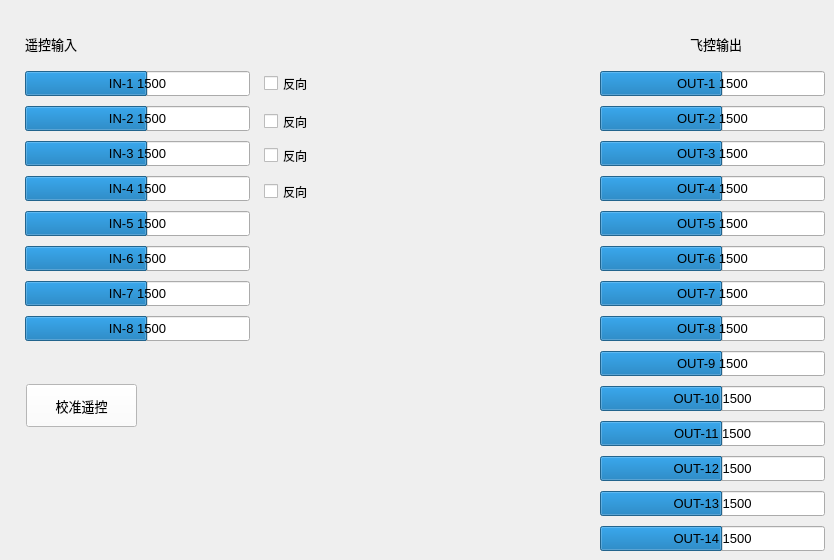
      <widget class="QWidget" name="rc">
       <widget class="QProgressBar" name="pbar_fltmode_chin8">
        <property name="geometry">
         <rect>
          <x>25</x>
          <y>316</y>
          <width>225</width>
          <height>25</height>
         </rect>
        </property>
        <property name="font">
         <font>
          <pointsize>10</pointsize>
         </font>
        </property>
        <property name="styleSheet">
         <string notr="true">color: rgb(0, 0, 0);</string>
        </property>
        <property name="minimum">
         <number>900</number>
        </property>
        <property name="maximum">
         <number>2000</number>
        </property>
        <property name="value">
         <number>1500</number>
        </property>
        <property name="alignment">
         <set>Qt::AlignCenter</set>
        </property>
        <property name="textVisible">
         <bool>true</bool>
        </property>
        <property name="orientation">
         <enum>Qt::Horizontal</enum>
        </property>
        <property name="invertedAppearance">
         <bool>false</bool>
        </property>
        <property name="format">
         <string>IN-8 %v</string>
        </property>
       </widget>
       <widget class="QProgressBar" name="pbar_fltmode_chin3">
        <property name="geometry">
         <rect>
          <x>25</x>
          <y>141</y>
          <width>225</width>
          <height>25</height>
         </rect>
        </property>
        <property name="font">
         <font>
          <pointsize>10</pointsize>
         </font>
        </property>
        <property name="styleSheet">
         <string notr="true">color: rgb(0, 0, 0);</string>
        </property>
        <property name="minimum">
         <number>900</number>
        </property>
        <property name="maximum">
         <number>2000</number>
        </property>
        <property name="value">
         <number>1500</number>
        </property>
        <property name="alignment">
         <set>Qt::AlignCenter</set>
        </property>
        <property name="textVisible">
         <bool>true</bool>
        </property>
        <property name="orientation">
         <enum>Qt::Horizontal</enum>
        </property>
        <property name="invertedAppearance">
         <bool>false</bool>
        </property>
        <property name="format">
         <string>IN-3 %v</string>
        </property>
       </widget>
       <widget class="QProgressBar" name="pbar_fltmode_chin2">
        <property name="geometry">
         <rect>
          <x>25</x>
          <y>106</y>
          <width>225</width>
          <height>25</height>
         </rect>
        </property>
        <property name="font">
         <font>
          <pointsize>10</pointsize>
         </font>
        </property>
        <property name="styleSheet">
         <string notr="true">color: rgb(0, 0, 0);</string>
        </property>
        <property name="minimum">
         <number>900</number>
        </property>
        <property name="maximum">
         <number>2000</number>
        </property>
        <property name="value">
         <number>1500</number>
        </property>
        <property name="alignment">
         <set>Qt::AlignCenter</set>
        </property>
        <property name="textVisible">
         <bool>true</bool>
        </property>
        <property name="orientation">
         <enum>Qt::Horizontal</enum>
        </property>
        <property name="invertedAppearance">
         <bool>false</bool>
        </property>
        <property name="format">
         <string>IN-2 %v</string>
        </property>
       </widget>
       <widget class="QProgressBar" name="pbar_fltmode_chin1">
        <property name="geometry">
         <rect>
          <x>25</x>
          <y>71</y>
          <width>225</width>
          <height>25</height>
         </rect>
        </property>
        <property name="font">
         <font>
          <pointsize>10</pointsize>
         </font>
        </property>
        <property name="styleSheet">
         <string notr="true">color: rgb(0, 0, 0);</string>
        </property>
        <property name="minimum">
         <number>900</number>
        </property>
        <property name="maximum">
         <number>2000</number>
        </property>
        <property name="value">
         <number>1500</number>
        </property>
        <property name="alignment">
         <set>Qt::AlignCenter</set>
        </property>
        <property name="textVisible">
         <bool>true</bool>
        </property>
        <property name="orientation">
         <enum>Qt::Horizontal</enum>
        </property>
        <property name="invertedAppearance">
         <bool>false</bool>
        </property>
        <property name="format">
         <string>IN-1 %v</string>
        </property>
       </widget>
       <widget class="QProgressBar" name="pbar_fltmode_chin4">
        <property name="geometry">
         <rect>
          <x>25</x>
          <y>176</y>
          <width>225</width>
          <height>25</height>
         </rect>
        </property>
        <property name="font">
         <font>
          <pointsize>10</pointsize>
         </font>
        </property>
        <property name="styleSheet">
         <string notr="true">color: rgb(0, 0, 0);</string>
        </property>
        <property name="minimum">
         <number>900</number>
        </property>
        <property name="maximum">
         <number>2000</number>
        </property>
        <property name="value">
         <number>1500</number>
        </property>
        <property name="alignment">
         <set>Qt::AlignCenter</set>
        </property>
        <property name="textVisible">
         <bool>true</bool>
        </property>
        <property name="orientation">
         <enum>Qt::Horizontal</enum>
        </property>
        <property name="invertedAppearance">
         <bool>false</bool>
        </property>
        <property name="format">
         <string>IN-4 %v</string>
        </property>
       </widget>
       <widget class="QLabel" name="label_149">
        <property name="geometry">
         <rect>
          <x>25</x>
          <y>26</y>
          <width>71</width>
          <height>35</height>
         </rect>
        </property>
        <property name="font">
         <font>
          <pointsize>10</pointsize>
         </font>
        </property>
        <property name="text">
         <string>遥控输入</string>
        </property>
       </widget>
       <widget class="QProgressBar" name="pbar_fltmode_chin6">
        <property name="geometry">
         <rect>
          <x>25</x>
          <y>246</y>
          <width>225</width>
          <height>25</height>
         </rect>
        </property>
        <property name="font">
         <font>
          <pointsize>10</pointsize>
         </font>
        </property>
        <property name="styleSheet">
         <string notr="true">color: rgb(0, 0, 0);</string>
        </property>
        <property name="minimum">
         <number>900</number>
        </property>
        <property name="maximum">
         <number>2000</number>
        </property>
        <property name="value">
         <number>1500</number>
        </property>
        <property name="alignment">
         <set>Qt::AlignCenter</set>
        </property>
        <property name="textVisible">
         <bool>true</bool>
        </property>
        <property name="orientation">
         <enum>Qt::Horizontal</enum>
        </property>
        <property name="invertedAppearance">
         <bool>false</bool>
        </property>
        <property name="format">
         <string>IN-6 %v</string>
        </property>
       </widget>
       <widget class="QProgressBar" name="pbar_fltmode_chin7">
        <property name="geometry">
         <rect>
          <x>25</x>
          <y>281</y>
          <width>225</width>
          <height>25</height>
         </rect>
        </property>
        <property name="font">
         <font>
          <pointsize>10</pointsize>
         </font>
        </property>
        <property name="styleSheet">
         <string notr="true">color: rgb(0, 0, 0);</string>
        </property>
        <property name="minimum">
         <number>900</number>
        </property>
        <property name="maximum">
         <number>2000</number>
        </property>
        <property name="value">
         <number>1500</number>
        </property>
        <property name="alignment">
         <set>Qt::AlignCenter</set>
        </property>
        <property name="textVisible">
         <bool>true</bool>
        </property>
        <property name="orientation">
         <enum>Qt::Horizontal</enum>
        </property>
        <property name="invertedAppearance">
         <bool>false</bool>
        </property>
        <property name="format">
         <string>IN-7 %v</string>
        </property>
       </widget>
       <widget class="QProgressBar" name="pbar_fltmode_chin5">
        <property name="geometry">
         <rect>
          <x>25</x>
          <y>211</y>
          <width>225</width>
          <height>25</height>
         </rect>
        </property>
        <property name="font">
         <font>
          <pointsize>10</pointsize>
         </font>
        </property>
        <property name="styleSheet">
         <string notr="true">color: rgb(0, 0, 0);</string>
        </property>
        <property name="minimum">
         <number>900</number>
        </property>
        <property name="maximum">
         <number>2000</number>
        </property>
        <property name="value">
         <number>1500</number>
        </property>
        <property name="alignment">
         <set>Qt::AlignCenter</set>
        </property>
        <property name="textVisible">
         <bool>true</bool>
        </property>
        <property name="orientation">
         <enum>Qt::Horizontal</enum>
        </property>
        <property name="invertedAppearance">
         <bool>false</bool>
        </property>
        <property name="format">
         <string>IN-5 %v</string>
        </property>
       </widget>
       <widget class="QProgressBar" name="pbar_fltmode_chout8">
        <property name="geometry">
         <rect>
          <x>600</x>
          <y>316</y>
          <width>225</width>
          <height>25</height>
         </rect>
        </property>
        <property name="font">
         <font>
          <pointsize>10</pointsize>
         </font>
        </property>
        <property name="styleSheet">
         <string notr="true">color: rgb(0, 0, 0);</string>
        </property>
        <property name="minimum">
         <number>900</number>
        </property>
        <property name="maximum">
         <number>2000</number>
        </property>
        <property name="value">
         <number>1500</number>
        </property>
        <property name="alignment">
         <set>Qt::AlignCenter</set>
        </property>
        <property name="textVisible">
         <bool>true</bool>
        </property>
        <property name="orientation">
         <enum>Qt::Horizontal</enum>
        </property>
        <property name="invertedAppearance">
         <bool>false</bool>
        </property>
        <property name="format">
         <string>OUT-8 %v</string>
        </property>
       </widget>
       <widget class="QProgressBar" name="pbar_fltmode_chout2">
        <property name="geometry">
         <rect>
          <x>600</x>
          <y>106</y>
          <width>225</width>
          <height>25</height>
         </rect>
        </property>
        <property name="font">
         <font>
          <pointsize>10</pointsize>
         </font>
        </property>
        <property name="styleSheet">
         <string notr="true">color: rgb(0, 0, 0);</string>
        </property>
        <property name="minimum">
         <number>900</number>
        </property>
        <property name="maximum">
         <number>2000</number>
        </property>
        <property name="value">
         <number>1500</number>
        </property>
        <property name="alignment">
         <set>Qt::AlignCenter</set>
        </property>
        <property name="textVisible">
         <bool>true</bool>
        </property>
        <property name="orientation">
         <enum>Qt::Horizontal</enum>
        </property>
        <property name="invertedAppearance">
         <bool>false</bool>
        </property>
        <property name="format">
         <string>OUT-2 %v</string>
        </property>
       </widget>
       <widget class="QProgressBar" name="pbar_fltmode_chout7">
        <property name="geometry">
         <rect>
          <x>600</x>
          <y>281</y>
          <width>225</width>
          <height>25</height>
         </rect>
        </property>
        <property name="font">
         <font>
          <pointsize>10</pointsize>
         </font>
        </property>
        <property name="styleSheet">
         <string notr="true">color: rgb(0, 0, 0);</string>
        </property>
        <property name="minimum">
         <number>900</number>
        </property>
        <property name="maximum">
         <number>2000</number>
        </property>
        <property name="value">
         <number>1500</number>
        </property>
        <property name="alignment">
         <set>Qt::AlignCenter</set>
        </property>
        <property name="textVisible">
         <bool>true</bool>
        </property>
        <property name="orientation">
         <enum>Qt::Horizontal</enum>
        </property>
        <property name="invertedAppearance">
         <bool>false</bool>
        </property>
        <property name="format">
         <string>OUT-7 %v</string>
        </property>
       </widget>
       <widget class="QProgressBar" name="pbar_fltmode_chout9">
        <property name="geometry">
         <rect>
          <x>600</x>
          <y>351</y>
          <width>225</width>
          <height>25</height>
         </rect>
        </property>
        <property name="font">
         <font>
          <pointsize>10</pointsize>
         </font>
        </property>
        <property name="styleSheet">
         <string notr="true">color: rgb(0, 0, 0);</string>
        </property>
        <property name="minimum">
         <number>900</number>
        </property>
        <property name="maximum">
         <number>2000</number>
        </property>
        <property name="value">
         <number>1500</number>
        </property>
        <property name="alignment">
         <set>Qt::AlignCenter</set>
        </property>
        <property name="textVisible">
         <bool>true</bool>
        </property>
        <property name="orientation">
         <enum>Qt::Horizontal</enum>
        </property>
        <property name="invertedAppearance">
         <bool>false</bool>
        </property>
        <property name="format">
         <string>OUT-9 %v</string>
        </property>
       </widget>
       <widget class="QProgressBar" name="pbar_fltmode_chout12">
        <property name="geometry">
         <rect>
          <x>600</x>
          <y>456</y>
          <width>225</width>
          <height>25</height>
         </rect>
        </property>
        <property name="font">
         <font>
          <pointsize>10</pointsize>
         </font>
        </property>
        <property name="styleSheet">
         <string notr="true">color: rgb(0, 0, 0);</string>
        </property>
        <property name="minimum">
         <number>900</number>
        </property>
        <property name="maximum">
         <number>2000</number>
        </property>
        <property name="value">
         <number>1500</number>
        </property>
        <property name="alignment">
         <set>Qt::AlignCenter</set>
        </property>
        <property name="textVisible">
         <bool>true</bool>
        </property>
        <property name="orientation">
         <enum>Qt::Horizontal</enum>
        </property>
        <property name="invertedAppearance">
         <bool>false</bool>
        </property>
        <property name="format">
         <string>OUT-12 %v</string>
        </property>
       </widget>
       <widget class="QProgressBar" name="pbar_fltmode_chout1">
        <property name="geometry">
         <rect>
          <x>600</x>
          <y>71</y>
          <width>225</width>
          <height>25</height>
         </rect>
        </property>
        <property name="font">
         <font>
          <pointsize>10</pointsize>
         </font>
        </property>
        <property name="styleSheet">
         <string notr="true">color: rgb(0, 0, 0);</string>
        </property>
        <property name="minimum">
         <number>900</number>
        </property>
        <property name="maximum">
         <number>2000</number>
        </property>
        <property name="value">
         <number>1500</number>
        </property>
        <property name="alignment">
         <set>Qt::AlignCenter</set>
        </property>
        <property name="textVisible">
         <bool>true</bool>
        </property>
        <property name="orientation">
         <enum>Qt::Horizontal</enum>
        </property>
        <property name="invertedAppearance">
         <bool>false</bool>
        </property>
        <property name="format">
         <string>OUT-1 %v</string>
        </property>
       </widget>
       <widget class="QProgressBar" name="pbar_fltmode_chout4">
        <property name="geometry">
         <rect>
          <x>600</x>
          <y>176</y>
          <width>225</width>
          <height>25</height>
         </rect>
        </property>
        <property name="font">
         <font>
          <pointsize>10</pointsize>
         </font>
        </property>
        <property name="styleSheet">
         <string notr="true">color: rgb(0, 0, 0);</string>
        </property>
        <property name="minimum">
         <number>900</number>
        </property>
        <property name="maximum">
         <number>2000</number>
        </property>
        <property name="value">
         <number>1500</number>
        </property>
        <property name="alignment">
         <set>Qt::AlignCenter</set>
        </property>
        <property name="textVisible">
         <bool>true</bool>
        </property>
        <property name="orientation">
         <enum>Qt::Horizontal</enum>
        </property>
        <property name="invertedAppearance">
         <bool>false</bool>
        </property>
        <property name="format">
         <string>OUT-4 %v</string>
        </property>
       </widget>
       <widget class="QProgressBar" name="pbar_fltmode_chout13">
        <property name="geometry">
         <rect>
          <x>600</x>
          <y>491</y>
          <width>225</width>
          <height>25</height>
         </rect>
        </property>
        <property name="font">
         <font>
          <pointsize>10</pointsize>
         </font>
        </property>
        <property name="styleSheet">
         <string notr="true">color: rgb(0, 0, 0);</string>
        </property>
        <property name="minimum">
         <number>900</number>
        </property>
        <property name="maximum">
         <number>2000</number>
        </property>
        <property name="value">
         <number>1500</number>
        </property>
        <property name="alignment">
         <set>Qt::AlignCenter</set>
        </property>
        <property name="textVisible">
         <bool>true</bool>
        </property>
        <property name="orientation">
         <enum>Qt::Horizontal</enum>
        </property>
        <property name="invertedAppearance">
         <bool>false</bool>
        </property>
        <property name="format">
         <string>OUT-13 %v</string>
        </property>
       </widget>
       <widget class="QProgressBar" name="pbar_fltmode_chout5">
        <property name="geometry">
         <rect>
          <x>600</x>
          <y>211</y>
          <width>225</width>
          <height>25</height>
         </rect>
        </property>
        <property name="font">
         <font>
          <pointsize>10</pointsize>
         </font>
        </property>
        <property name="styleSheet">
         <string notr="true">color: rgb(0, 0, 0);</string>
        </property>
        <property name="minimum">
         <number>900</number>
        </property>
        <property name="maximum">
         <number>2000</number>
        </property>
        <property name="value">
         <number>1500</number>
        </property>
        <property name="alignment">
         <set>Qt::AlignCenter</set>
        </property>
        <property name="textVisible">
         <bool>true</bool>
        </property>
        <property name="orientation">
         <enum>Qt::Horizontal</enum>
        </property>
        <property name="invertedAppearance">
         <bool>false</bool>
        </property>
        <property name="format">
         <string>OUT-5 %v</string>
        </property>
       </widget>
       <widget class="QLabel" name="label_150">
        <property name="geometry">
         <rect>
          <x>690</x>
          <y>26</y>
          <width>71</width>
          <height>35</height>
         </rect>
        </property>
        <property name="font">
         <font>
          <pointsize>10</pointsize>
         </font>
        </property>
        <property name="text">
         <string>飞控输出</string>
        </property>
       </widget>
       <widget class="QProgressBar" name="pbar_fltmode_chout10">
        <property name="geometry">
         <rect>
          <x>600</x>
          <y>386</y>
          <width>225</width>
          <height>25</height>
         </rect>
        </property>
        <property name="font">
         <font>
          <pointsize>10</pointsize>
         </font>
        </property>
        <property name="styleSheet">
         <string notr="true">color: rgb(0, 0, 0);</string>
        </property>
        <property name="minimum">
         <number>900</number>
        </property>
        <property name="maximum">
         <number>2000</number>
        </property>
        <property name="value">
         <number>1500</number>
        </property>
        <property name="alignment">
         <set>Qt::AlignCenter</set>
        </property>
        <property name="textVisible">
         <bool>true</bool>
        </property>
        <property name="orientation">
         <enum>Qt::Horizontal</enum>
        </property>
        <property name="invertedAppearance">
         <bool>false</bool>
        </property>
        <property name="format">
         <string>OUT-10 %v</string>
        </property>
       </widget>
       <widget class="QProgressBar" name="pbar_fltmode_chout6">
        <property name="geometry">
         <rect>
          <x>600</x>
          <y>246</y>
          <width>225</width>
          <height>25</height>
         </rect>
        </property>
        <property name="font">
         <font>
          <pointsize>10</pointsize>
         </font>
        </property>
        <property name="styleSheet">
         <string notr="true">color: rgb(0, 0, 0);</string>
        </property>
        <property name="minimum">
         <number>900</number>
        </property>
        <property name="maximum">
         <number>2000</number>
        </property>
        <property name="value">
         <number>1500</number>
        </property>
        <property name="alignment">
         <set>Qt::AlignCenter</set>
        </property>
        <property name="textVisible">
         <bool>true</bool>
        </property>
        <property name="orientation">
         <enum>Qt::Horizontal</enum>
        </property>
        <property name="invertedAppearance">
         <bool>false</bool>
        </property>
        <property name="format">
         <string>OUT-6 %v</string>
        </property>
       </widget>
       <widget class="QProgressBar" name="pbar_fltmode_chout14">
        <property name="geometry">
         <rect>
          <x>600</x>
          <y>526</y>
          <width>225</width>
          <height>25</height>
         </rect>
        </property>
        <property name="font">
         <font>
          <pointsize>10</pointsize>
         </font>
        </property>
        <property name="styleSheet">
         <string notr="true">color: rgb(0, 0, 0);</string>
        </property>
        <property name="minimum">
         <number>900</number>
        </property>
        <property name="maximum">
         <number>2000</number>
        </property>
        <property name="value">
         <number>1500</number>
        </property>
        <property name="alignment">
         <set>Qt::AlignCenter</set>
        </property>
        <property name="textVisible">
         <bool>true</bool>
        </property>
        <property name="orientation">
         <enum>Qt::Horizontal</enum>
        </property>
        <property name="invertedAppearance">
         <bool>false</bool>
        </property>
        <property name="format">
         <string>OUT-14 %v</string>
        </property>
       </widget>
       <widget class="QProgressBar" name="pbar_fltmode_chout3">
        <property name="geometry">
         <rect>
          <x>600</x>
          <y>141</y>
          <width>225</width>
          <height>25</height>
         </rect>
        </property>
        <property name="font">
         <font>
          <pointsize>10</pointsize>
         </font>
        </property>
        <property name="styleSheet">
         <string notr="true">color: rgb(0, 0, 0);</string>
        </property>
        <property name="minimum">
         <number>900</number>
        </property>
        <property name="maximum">
         <number>2000</number>
        </property>
        <property name="value">
         <number>1500</number>
        </property>
        <property name="alignment">
         <set>Qt::AlignCenter</set>
        </property>
        <property name="textVisible">
         <bool>true</bool>
        </property>
        <property name="orientation">
         <enum>Qt::Horizontal</enum>
        </property>
        <property name="invertedAppearance">
         <bool>false</bool>
        </property>
        <property name="format">
         <string>OUT-3 %v</string>
        </property>
       </widget>
       <widget class="QProgressBar" name="pbar_fltmode_chout11">
        <property name="geometry">
         <rect>
          <x>600</x>
          <y>421</y>
          <width>225</width>
          <height>25</height>
         </rect>
        </property>
        <property name="font">
         <font>
          <pointsize>10</pointsize>
         </font>
        </property>
        <property name="styleSheet">
         <string notr="true">color: rgb(0, 0, 0);</string>
        </property>
        <property name="minimum">
         <number>900</number>
        </property>
        <property name="maximum">
         <number>2000</number>
        </property>
        <property name="value">
         <number>1500</number>
        </property>
        <property name="alignment">
         <set>Qt::AlignCenter</set>
        </property>
        <property name="textVisible">
         <bool>true</bool>
        </property>
        <property name="orientation">
         <enum>Qt::Horizontal</enum>
        </property>
        <property name="invertedAppearance">
         <bool>false</bool>
        </property>
        <property name="format">
         <string>OUT-11 %v</string>
        </property>
       </widget>
       <widget class="QCheckBox" name="checkBox_5">
        <property name="geometry">
         <rect>
          <x>264</x>
          <y>74</y>
          <width>61</width>
          <height>19</height>
         </rect>
        </property>
        <property name="text">
         <string>反向</string>
        </property>
       </widget>
       <widget class="QCheckBox" name="checkBox_6">
        <property name="geometry">
         <rect>
          <x>264</x>
          <y>112</y>
          <width>61</width>
          <height>19</height>
         </rect>
        </property>
        <property name="text">
         <string>反向</string>
        </property>
       </widget>
       <widget class="QCheckBox" name="checkBox_7">
        <property name="geometry">
         <rect>
          <x>264</x>
          <y>146</y>
          <width>61</width>
          <height>19</height>
         </rect>
        </property>
        <property name="text">
         <string>反向</string>
        </property>
       </widget>
       <widget class="QCheckBox" name="checkBox_8">
        <property name="geometry">
         <rect>
          <x>264</x>
          <y>182</y>
          <width>61</width>
          <height>19</height>
         </rect>
        </property>
        <property name="text">
         <string>反向</string>
        </property>
       </widget>
       <widget class="QPushButton" name="pushButton_2">
        <property name="geometry">
         <rect>
          <x>26</x>
          <y>384</y>
          <width>111</width>
          <height>43</height>
         </rect>
        </property>
        <property name="font">
         <font>
          <pointsize>10</pointsize>
         </font>
        </property>
        <property name="styleSheet">
         <string notr="true">color: rgb(0, 0, 0);
background-color: rgb(255, 255, 255);</string>
        </property>
        <property name="text">
         <string>校准遥控</string>
        </property>
       </widget>
      </widget>
